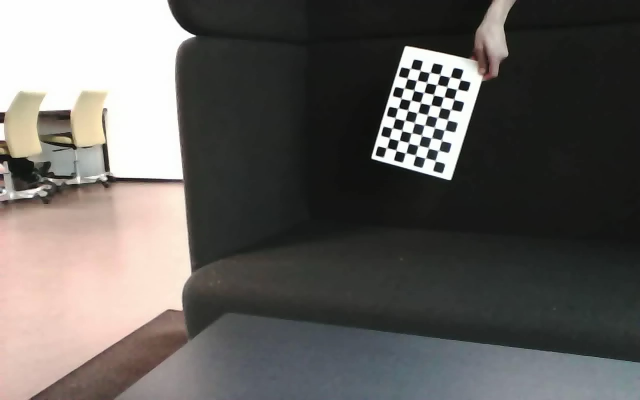
#> input picture tony/bug/img/l25.jpg, 1280 x 800 px (shown at 1/2 size); its folder holds 4 pictures in this run
$ python Main.py   (older library calls are emulated)
#> lines starting #> are read from the running program, lines starting #| are printed output that depends on the picture; after the words box and inside, x2 and y2 are one past the last pixel; in counts of white or black regions, pixels touching at a corner belong together; pictures that were not available may be replaced by others from this repository, and a replacement may not be noted
### tony/bug/StereoCameraCalibrator.py
import cv2
from pylab import *


class StereoCameraCalibrator:
    _pattern_size = None
    _pattern_points = None

    _object_points = None
    _left_points = None
    _right_points = None
    _width = None
    _height = None

    left_camera_matrix = None
    right_camera_matrix = None
    left_distortion_coefficient = None
    right_distortion_coefficient = None
    rotation_matrix = None
    translation_vector = None

    left_rectification_transform = None
    right_rectification_transform = None
    left_projection_matrix = None
    right_projection_matrix = None
    disparity_to_depth_matrix = None

    left_map = None
    right_map = None

    def __init__(self, pattern_size=(9, 6)):
#> further down, l is the input picture: shape (800, 1280, 3); mean B, G, R 93.3, 96.3, 99.2
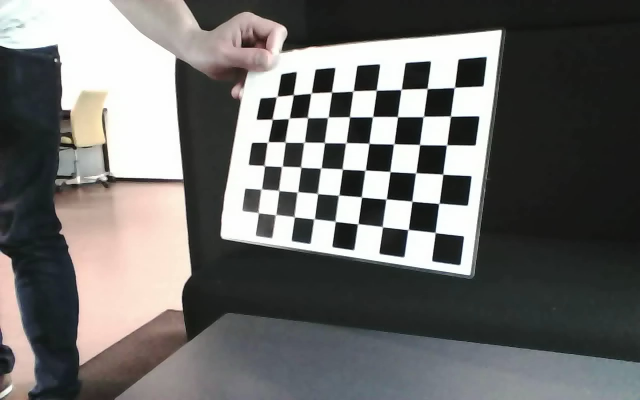
#> input picture tony/bug/img/l113.jpg, 1280 x 800 px, given in place of r25.jpg, which was not available (shown at 1/2 size)
#> further down, r is the input picture: shape (800, 1280, 3); mean B, G, R 107.6, 109.3, 110
        self._pattern_size = pattern_size

        self._pattern_points = np.zeros((np.prod(pattern_size), 3), np.float32)
        self._pattern_points[:, :2] = np.indices(pattern_size).T.reshape(-1, 2)

        self._object_points = []
        self._left_points = []
        self._right_points = []

    def calibrate(self, left_img, right_img, to_draw=False):
#> called with to_draw = True
        self._height, self._width, layers = left_img.shape
#> self._height = 800; self._width = 1280; layers = 3

        left_is_found, left_coordinates = cv2.findChessboardCorners(left_img, self._pattern_size, cv2.CALIB_CB_FAST_CHECK)
#> left_is_found = True; left_coordinates = 54 rows, first 8: [773.5, 296.5], [779.5, 276.5], [784.5, 256.5], [790.5, 236.5], [796.5, 216.5], [802.5, 197], [808.5, 177], [814.5, 157]
        right_is_found, right_coordinates = cv2.findChessboardCorners(right_img, self._pattern_size, cv2.CALIB_CB_FAST_CHECK)
#> right_is_found = True; right_coordinates = 54 rows, first 8: [871, 465], [815.7, 461.4], [765, 454], [716.5, 448], [671, 443], [628.5, 438], [590.6, 435], [551.5, 429.5]

        if left_is_found and right_is_found:
            if to_draw:
                cv2.drawChessboardCorners(left_img, self._pattern_size, left_coordinates, left_is_found)
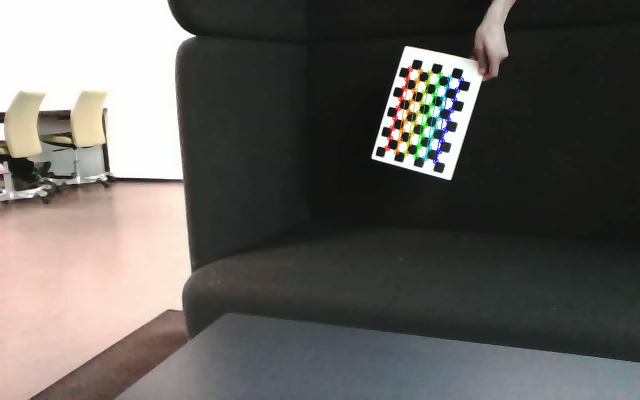
#> left_img: shape (800, 1280, 3) (shown at 1/2 size); 0.91% of pixels changed, all inside (x1, y1, x2, y2) = (768, 132, 929, 329)
                cv2.drawChessboardCorners(right_img, self._pattern_size, right_coordinates, right_is_found)
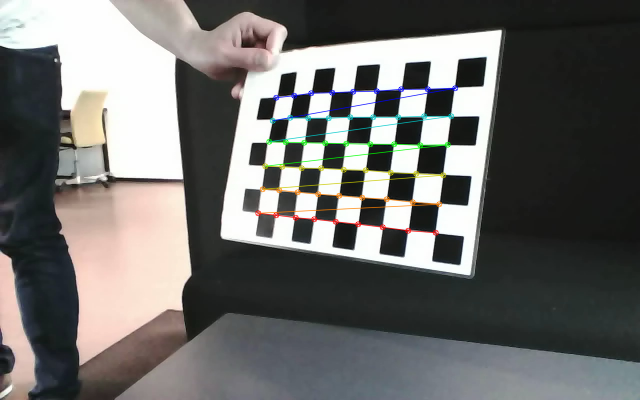
#> right_img: shape (800, 1280, 3) (shown at 1/2 size); 1.57% of pixels changed, all inside (x1, y1, x2, y2) = (510, 170, 917, 472)

            self._left_points.append(left_coordinates.reshape(-1, 2))
            self._right_points.append(right_coordinates.reshape(-1, 2))
            self._object_points.append(self._pattern_points)

            self.stereo_calibrate()
            self.stereo_rectify()
            self.undistort_rectify_map()

            #------------ debug ------------

            #get original images
            original_img = self.get_combined_image(left_img, right_img, 0.5)

            #get rectified image step by step
            left_img, right_img = self.get_undistorted_rectified_images(left_img, right_img)
            rectified_img = self.get_combined_image(left_img, right_img, 0.5)

            #display both images in the same window
            cv2.namedWindow("image", cv2.WINDOW_AUTOSIZE)
            cv2.imshow("image", self.get_combined_image(original_img, rectified_img, 0.5, False))
            cv2.waitKey(0)
            print "hit space to continue"

            #------------ end ------------

    def stereo_calibrate(self):
        criteria = (cv2.TERM_CRITERIA_MAX_ITER + cv2.TERM_CRITERIA_EPS, 100, 1e-5)
        flags = cv2.CALIB_FIX_ASPECT_RATIO | cv2.CALIB_ZERO_TANGENT_DIST | cv2.CALIB_SAME_FOCAL_LENGTH
        flags |= cv2.CALIB_RATIONAL_MODEL | cv2.CALIB_FIX_K3 | cv2.CALIB_FIX_K4 | cv2.CALIB_FIX_K5

        calibrate = cv2.stereoCalibrate(self._object_points,
                                        self._left_points,
                                        self._right_points,
                                        self.left_camera_matrix,
                                        self.left_distortion_coefficient,
                                        self.right_camera_matrix,
                                        self.right_distortion_coefficient,
                                        (self._width, self._height), criteria=criteria, flags=flags)
#> calibrate = 9 items

        reprojection_error_value = calibrate[0]
#> reprojection_error_value = 3.32
        self.left_camera_matrix = calibrate[1]
#> self.left_camera_matrix = [[1956.8, 0, 587.3], [0, 1956.8, 488.6], [0, 0, 1]]
        self.left_distortion_coefficient = calibrate[2]
        self.right_camera_matrix = calibrate[3]
#> self.right_camera_matrix = [[1956.8, 0, 576], [0, 1956.8, 480.6], [0, 0, 1]]
        self.right_distortion_coefficient = calibrate[4]
        self.rotation_matrix = calibrate[5]
#> self.rotation_matrix = [[0.123, 0.88, 0.458], [-0.82, -0.169, 0.546], [0.558, -0.443, 0.701]]
        self.translation_vector = calibrate[6]
#> self.translation_vector = [-26.38, -40.37, -32.02]
        essential_matrix = calibrate[7]
#> essential_matrix = [[-48.81, 12.46, -10.84], [10.79, -39.88, 3.83], [26.61, 40.01, 4.09]]
        fundamental_matrix = calibrate[8]
#> fundamental_matrix = [[7.64e-07, -1.95e-07, -2.15e-05], [-1.69e-07, 6.24e-07, -0.000323], [-0.00117, -0.00141, 1]]

    def stereo_rectify(self):
        rectify = cv2.stereoRectify(self.left_camera_matrix,
                                    self.left_distortion_coefficient,
                                    self.right_camera_matrix,
                                    self.right_distortion_coefficient,
                                    (self._width, self._height),
                                    self.rotation_matrix, self.translation_vector, alpha=0)
#> rectify = 7 items

        self.left_rectification_transform = rectify[0]
#> self.left_rectification_transform = [[0.726, 0.676, 0.128], [-0.207, 0.0379, 0.978], [0.656, -0.736, 0.168]]
        self.right_rectification_transform = rectify[1]
#> self.right_rectification_transform = [[0.743, -0.64, 0.195], [0.456, 0.697, 0.553], [-0.49, -0.322, 0.81]]
        self.left_projection_matrix = rectify[2]
#> self.left_projection_matrix = [[87270.8, 0, -6136.8, 0], [0, 87270.8, 2119.6, 0], [0, 0, 1, 0]]
        self.right_projection_matrix = rectify[3]
#> self.right_projection_matrix = [[87270.8, 0, -6136.8, 0], [0, 87270.8, 2119.6, -5052243.7], [0, 0, 1, 0]]
        self.disparity_to_depth_matrix = rectify[4]
#> self.disparity_to_depth_matrix = [[1, 0, 0, 6136.8], [0, 1, 0, -2119.6], [0, 0, 0, 87270.8], [0, 0, 0.0173, 0]]

    def undistort_rectify_map(self):
        self.left_map = cv2.initUndistortRectifyMap(self.left_camera_matrix,
                                                    self.left_distortion_coefficient,
                                                    self.left_rectification_transform,
                                                    self.left_projection_matrix,
                                                    (self._width, self._height), cv2.CV_16SC2)

        self.right_map = cv2.initUndistortRectifyMap(self.right_camera_matrix,
                                                     self.right_distortion_coefficient,
                                                     self.right_rectification_transform,
                                                     self.right_projection_matrix,
                                                     (self._width, self._height), cv2.CV_16SC2)

    def get_undistorted_rectified_images(self, left_img, right_img):
        left_img = cv2.remap(left_img, self.left_map[0], self.left_map[1], cv2.INTER_LINEAR)
        right_img = cv2.remap(right_img, self.right_map[0], self.right_map[1], cv2.INTER_LINEAR)

        return left_img, right_img

    def get_combined_image(self, left_img, right_img, scale=1.0, use_horizontally=True):
#> called with scale = 0.5, use_horizontally = True
        height, width = left_img.shape[:2]
#> height = 800; width = 1280
        width = int(width * scale)
#> width = 640
        height = int(height * scale)
#> height = 400

        left_img = cv2.resize(left_img, (width, height))
#> left_img: shape (400, 640, 3)
        right_img = cv2.resize(right_img, (width, height))
#> right_img: shape (400, 640, 3)

        if use_horizontally:
            image = np.zeros((height, width * 2, 3), dtype=np.uint8)
            image[:height, :width] = left_img
            image[:height, width:width * 2] = right_img
        else:
            image = np.zeros((height * 2, width, 3), dtype=np.uint8)
            image[:height, :width] = left_img
            image[height:height * 2, :width] = right_img

        return image

### tony/bug/Main.py
__author__ = 'tbeltramelli'

from StereoCameraCalibrator import *

calibrator = StereoCameraCalibrator()

a = [25, 37, 74, 80, 113]

for index in a:
    l = cv2.imread("img/l" + str(index) + ".jpg")
    r = cv2.imread("img/r" + str(index) + ".jpg")

    calibrator.calibrate(l, r, True)
#> in get_undistorted_rectified_images, `right_img = cv2.remap(right_img, self.right_map[0], self.right_map[1],..`: right_img: shape (800, 1280, 3); every value is 254
#> call 2 of get_combined_image, with scale = 0.5, use_horizontally = True
#> in get_combined_image (call 2), `right_img = cv2.resize(right_img, (width, height))`: right_img: shape (400, 640, 3); every value is 254
#> in get_combined_image (call 2), `image[:height, width:width * 2] = right_img`:
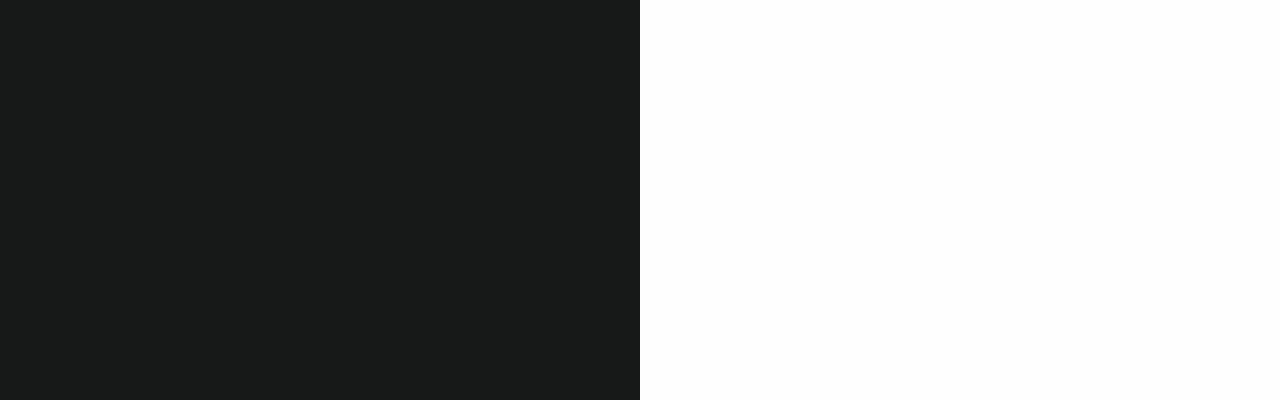
#> image: shape (400, 1280, 3); mean of channels 0, 1, 2 139, 139.5, 138.5; drawn as B, G, R
#> call 3 of get_combined_image, with scale = 0.5, use_horizontally = False
#> in get_combined_image (call 3), `left_img = cv2.resize(left_img, (width, height))`:
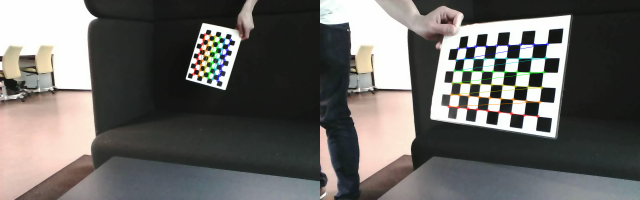
#> left_img: shape (200, 640, 3); mean of channels 0, 1, 2 100.1, 102.8, 104.4; drawn as B, G, R
#> in get_combined_image (call 3), `image[:height, :width] = left_img`:
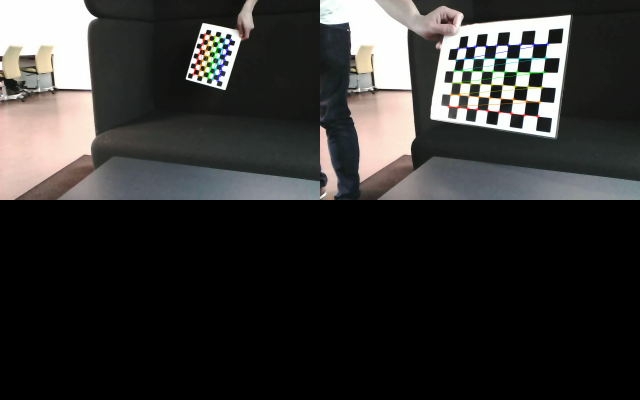
#> image: shape (400, 640, 3); mean of channels 0, 1, 2 50, 51.4, 52.2; drawn as B, G, R
#> in get_combined_image (call 3), `image[height:height * 2, :width] = right_img`:
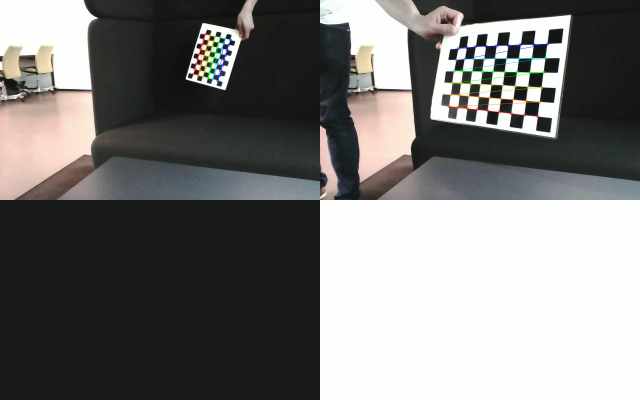
#> image: shape (400, 640, 3); mean of channels 0, 1, 2 119.5, 121.1, 121.5; drawn as B, G, R
#> pass 2 of the loop `for index in a:`:
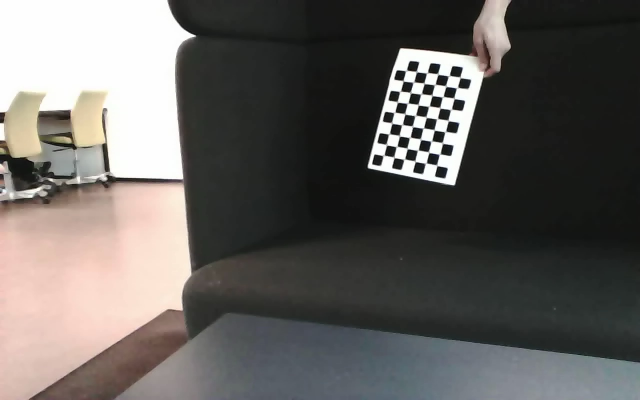
#> input picture tony/bug/img/l37.jpg, 1280 x 800 px (shown at 1/2 size)
#> l is the input picture: shape (800, 1280, 3); mean B, G, R 94, 97, 99.9
#> left_coordinates = 54 rows, first 8: [767.5, 311.5], [772.5, 289.5], [778.5, 268.5], [783.5, 246.5], [789.5, 226], [795, 204.5], [801, 184], [807, 162.5]
#> right_coordinates = 54 rows, first 8: [773.5, 296.5], [779.5, 276.5], [784.5, 256.5], [790.5, 236.5], [796.5, 216.5], [802.5, 197], [808.5, 177], [814.5, 157]
#> in calibrate (call 2), `cv2.drawChessboardCorners(left_img, self._pattern_size, left_coordinat..`:
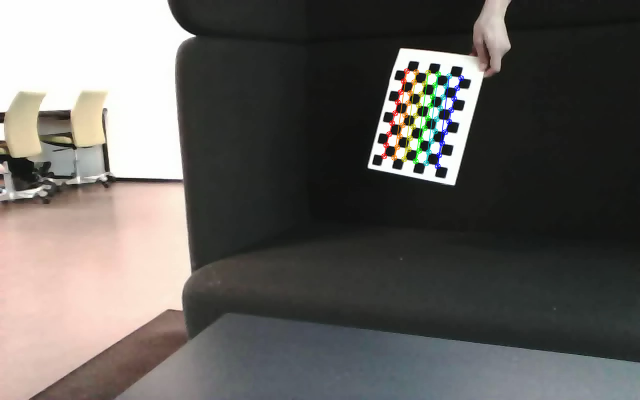
#> left_img: shape (800, 1280, 3) (shown at 1/2 size); 0.95% of pixels changed, all inside (x1, y1, x2, y2) = (762, 136, 929, 339)
#> in get_combined_image (call 6), `image[height:height * 2, :width] = right_img`:
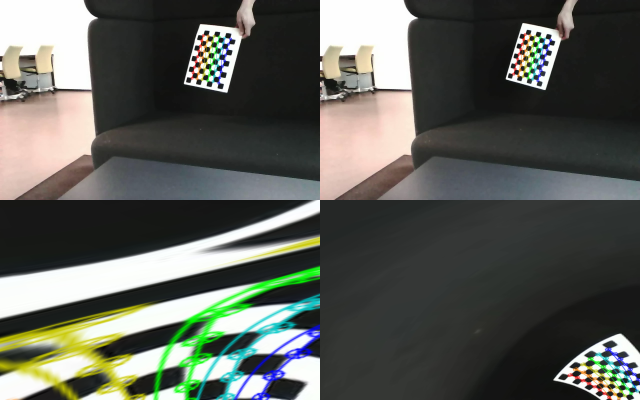
#> image: shape (400, 640, 3); mean of channels 0, 1, 2 87.2, 93.9, 91.1; drawn as B, G, R
#> pass 3 of the loop `for index in a:`:
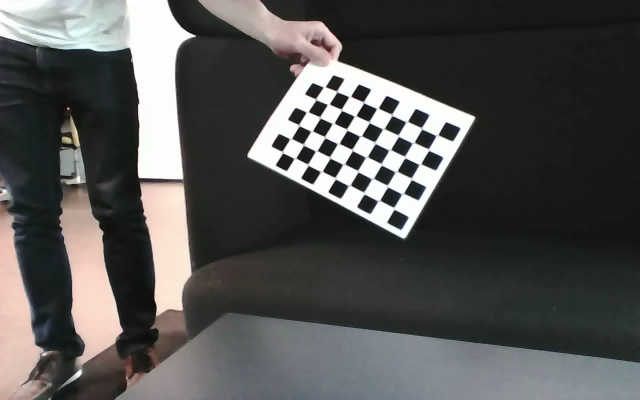
#> input picture tony/bug/img/l74.jpg, 1280 x 800 px (shown at 1/2 size)
#> l is the input picture: shape (800, 1280, 3); mean B, G, R 82.3, 83.7, 83.9
#> left_coordinates = 54 rows, first 8: [788.5, 417], [757.5, 402.5], [728, 386.5], [696.6, 371.9], [670.5, 357], [643.5, 343.5], [616, 330], [590, 317.5]
#> in calibrate (call 3), `cv2.drawChessboardCorners(left_img, self._pattern_size, left_coordinat..`:
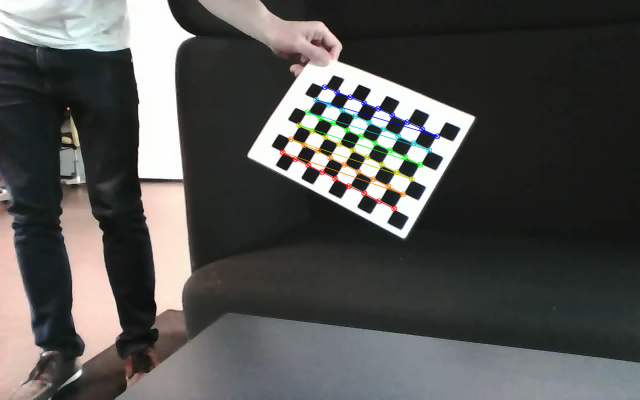
#> left_img: shape (800, 1280, 3) (shown at 1/2 size); 1.15% of pixels changed, all inside (x1, y1, x2, y2) = (559, 168, 881, 424)
#> in get_combined_image (call 9), `image[height:height * 2, :width] = right_img`:
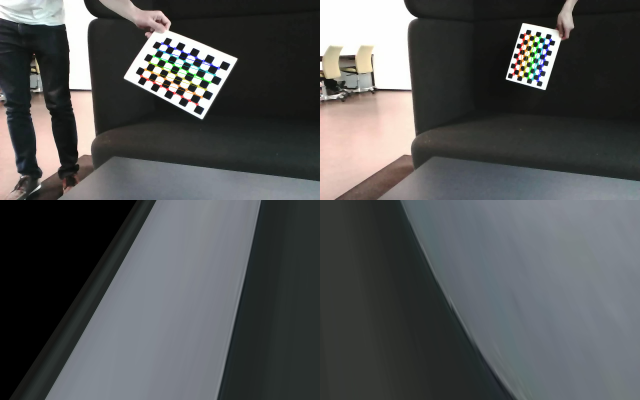
#> image: shape (400, 640, 3); mean of channels 0, 1, 2 85.4, 85, 83.3; drawn as B, G, R
#> (the run stopped early here; a loop or call above may not have finished)
